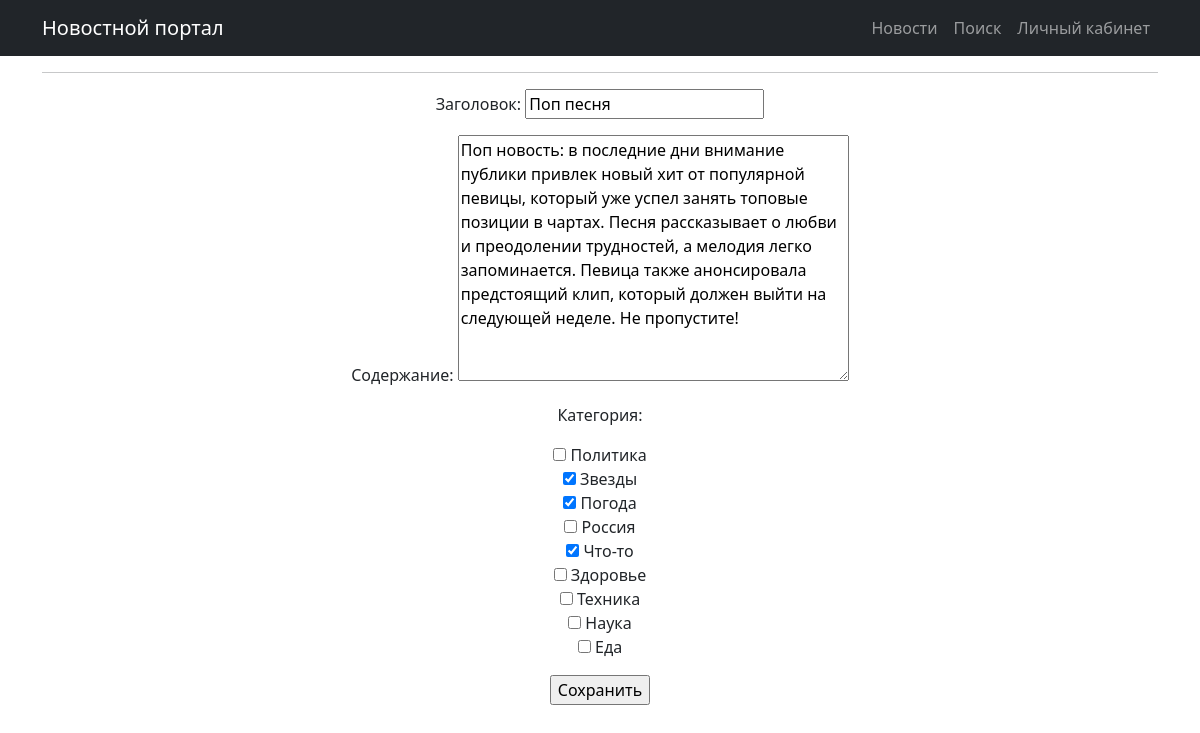
The page /posts/33/update/ (signed in) on the database as committed earlier.
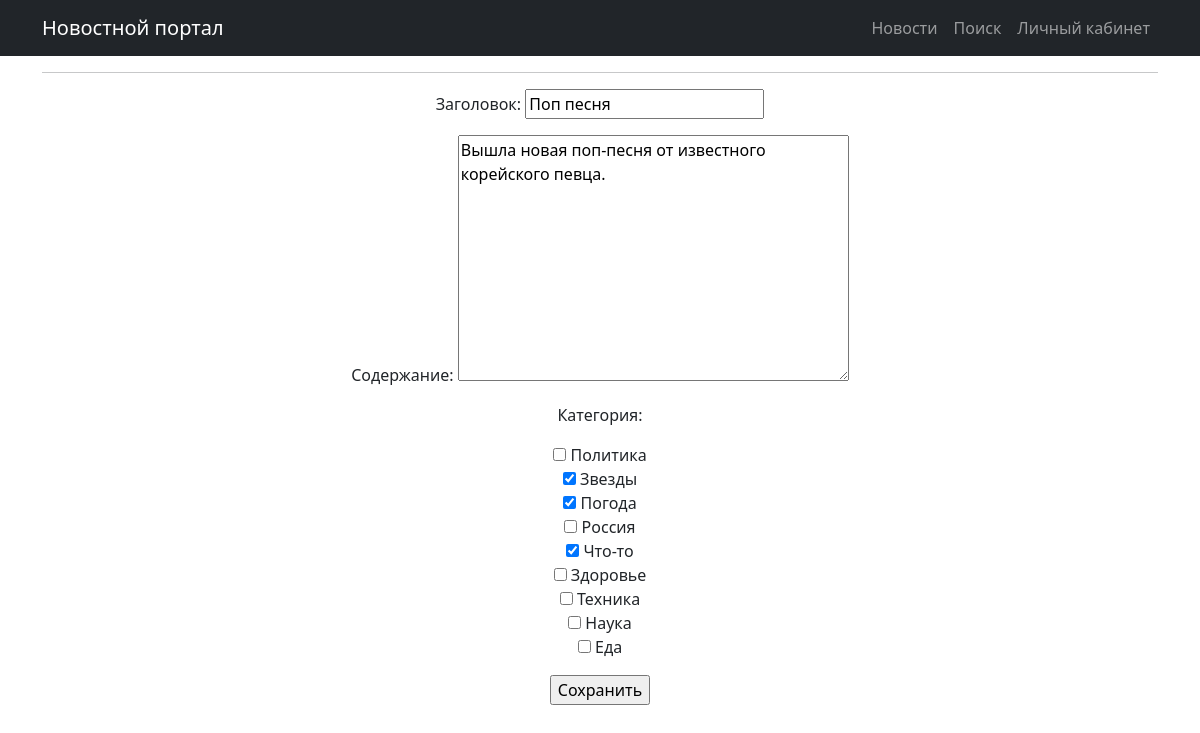
The same page on the database as committed later.
### news/models.py (models this page shows, shortened)
class Post(models.Model):
    author = models.ForeignKey(Author, on_delete=models.CASCADE, related_name="posts")
    post_type = models.CharField(max_length=2, choices=POST_TYPES, default=article)
    created_at = models.DateTimeField(auto_now_add=True)
    categories = models.ManyToManyField(Category, through='PostCategory', related_name="posts")
    title = models.CharField(max_length=128)
    content = models.TextField()
    rating = models.IntegerField(default=0)

### news/views.py (the view)
# urls.py: path('posts/<int:pk>/update/', PostUpdate.as_view(), name='news_update'),
class PostUpdate(PermissionRequiredMixin, LoginRequiredMixin, UpdateView):
    form_class = PostForm
    model = Post
    template_name = 'post/post_create.html'
    permission_required = ('news.change_post')
    def get_object(self, queryset=None):
        obj = super().get_object(queryset)
        if obj.author.user != self.request.user:
            raise PermissionDenied
        return obj

### news/forms.py (shortened to what this page needs)
class PostForm(forms.ModelForm):
    title = forms.CharField(max_length=128, label='Заголовок')
    categories = forms.ModelMultipleChoiceField(
        queryset=Category.objects.all(),
        widget=forms.CheckboxSelectMultiple,
        label='Категория'
    )
    content = forms.CharField(min_length=50, label='Содержание', widget=forms.Textarea)
    class Meta:
        model = Post
        fields = ['title', 'content', 'categories',]

### news/models.py (called while the page is built)
    def __str__(self):
        return self.name

### templates/post/Post_create.html (shortened to what this page needs)
{% extends 'flatpages/default.html' %}
{% block content %}
<hr>
<form action="" method="post">
    {{ form.as_p }}
    <input type="submit" value="Сохранить" />
</form>
{% endblock content %}

Rows that differ between the two databases and show on the page:
changed Post "Поп песня": content "Поп новость: в последние дни внимание публики привлек новый хит от популярной певицы, который уже успел занять топовые позиции в чартах. Песня рассказывает о любви и преодолении трудностей, а мелодия легко запоминается. Певица также анонсировала предстоящий клип, который должен выйти на следующей неделе. Не пропустите!" → "Вышла новая поп-песня от известного корейского певца."
